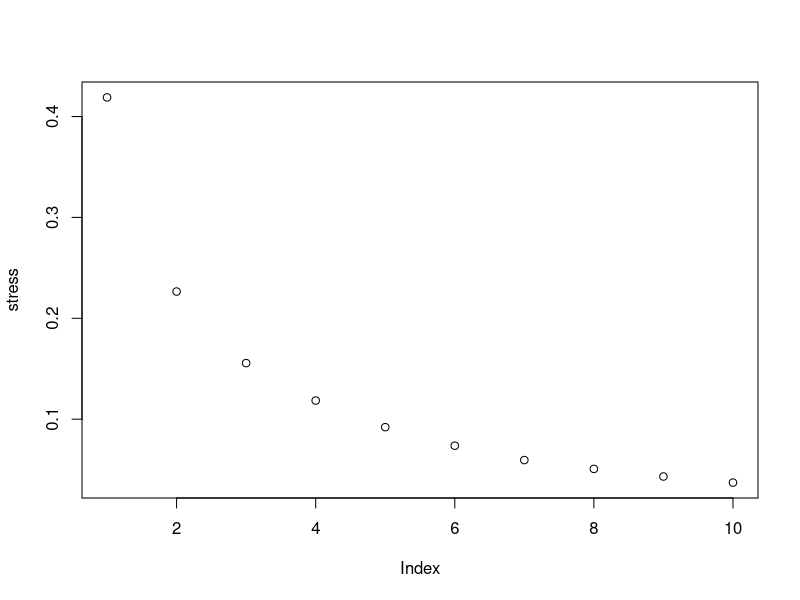
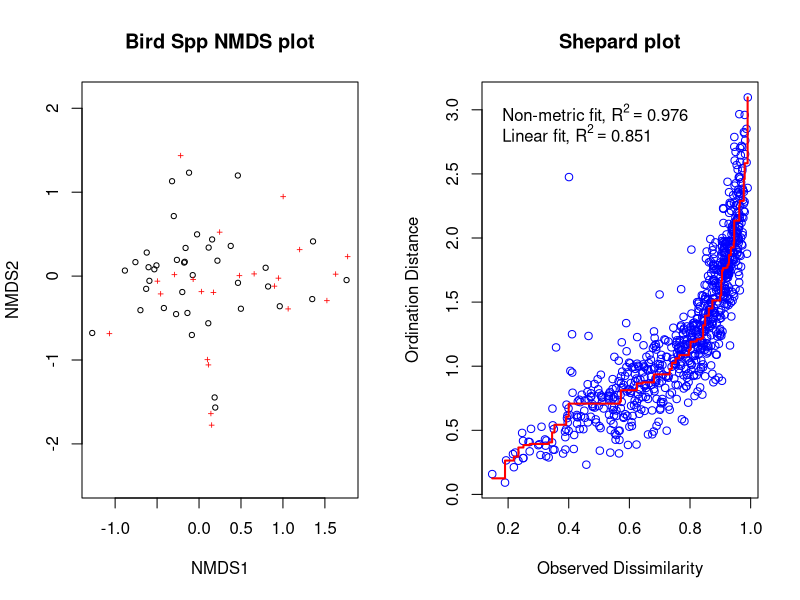
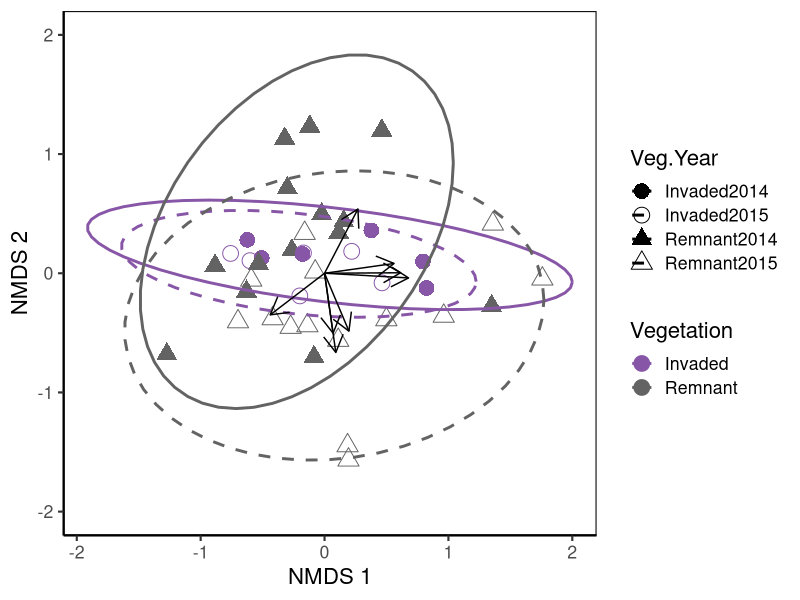
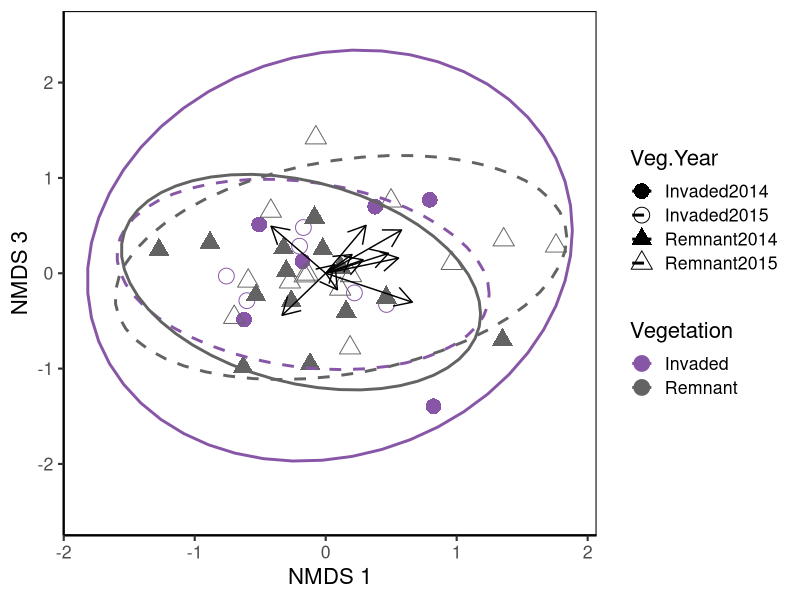
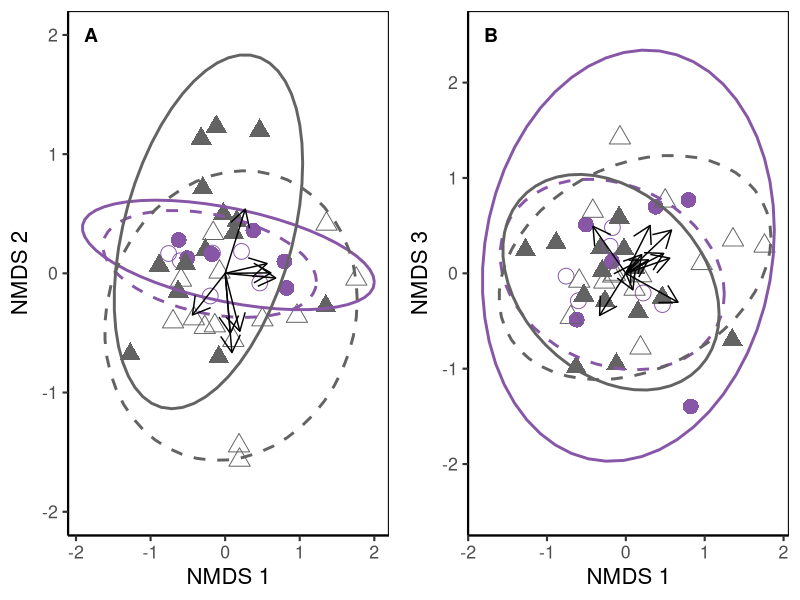
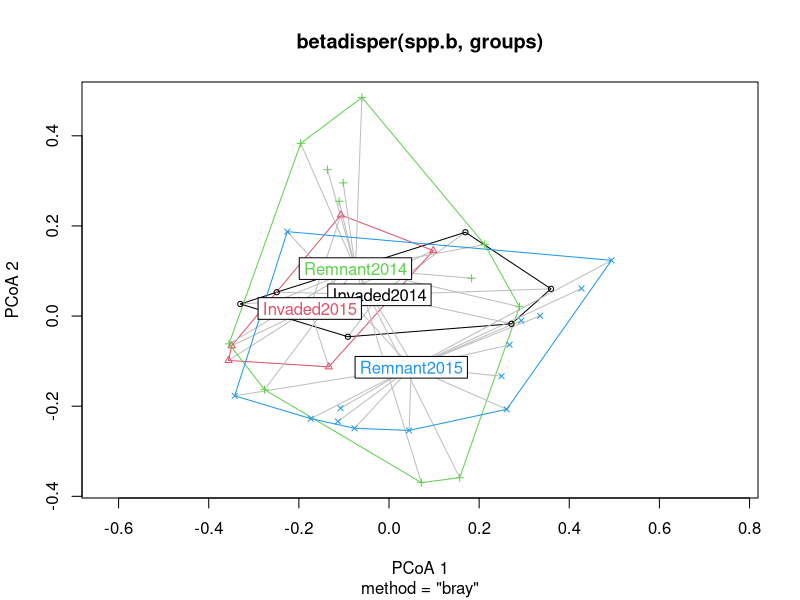
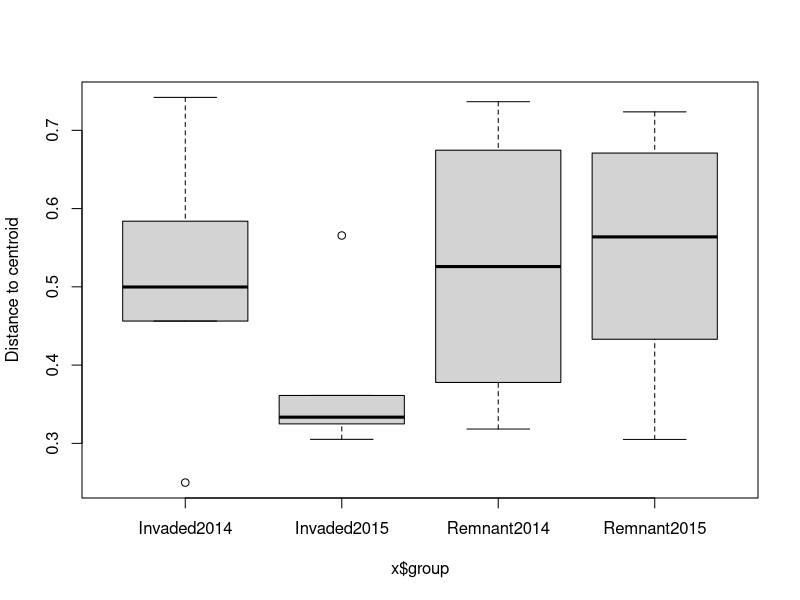
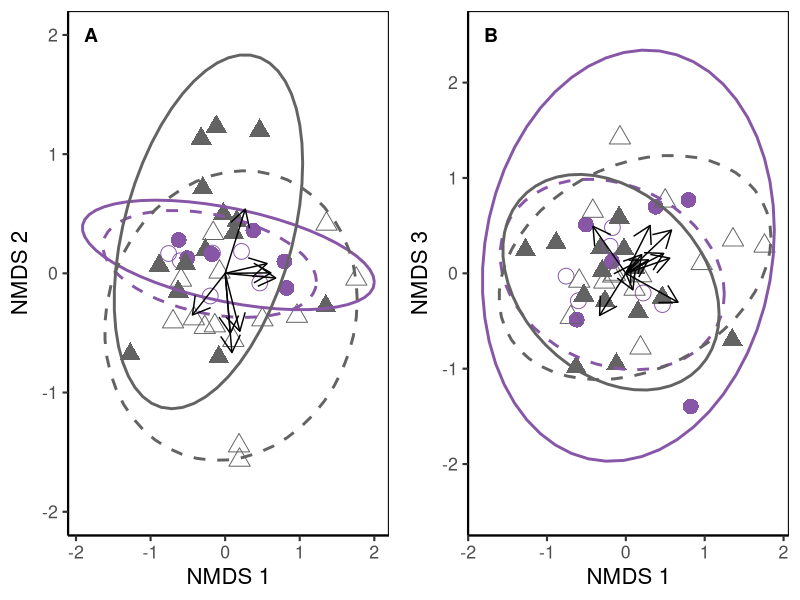

Reproduce these figures in R, in order.
library(vegan)
library(tidyverse)
library(ggpubr)

species <- read.csv("Data/Species matrix_column relativized_remnant.csv") # put them in the same order
species <- species[order(species$Site),]

dim(species)

(spp <- species[ , 9:31])
(sp.env <- species[, 1:8])

sp.env$Year <- as.factor(sp.env$Year)

str(sp.env)


#### NMDS Ordination ####


k_vec <- 1:10 #dim 1 - 10

stress <- numeric(length(k_vec)) # stress of each model put here
dune_dij <- metaMDSdist(spp, trace = FALSE)
set.seed(10)
for(i in seq_along(k_vec)) {
  sol <- metaMDSiter(dune_dij, k = i,
                     trace = FALSE)
  stress[i] <- sol$stress
}

plot(stress) # 3 axes looks best

### NMDS ordination ####

set.seed(126) 

spp.nms <- metaMDS(spp, distance = "bray",
                   autotransform = FALSE,
                   k = 3, trymax = 1000) 

spp.nms

#global Multidimensional Scaling using monoMDS

#Data:     spp 
#Distance: bray 

#Dimensions: 3 
#Stress:     0.1555859 
#Stress type 1, weak ties
#Two convergent solutions found after 20 tries
#Scaling: centring, PC rotation, halfchange scaling 
#Species: expanded scores based on ‘spp’

spp.nms$iters # 192
spp.nms$ities
spp.nms$stress

# quick look at the NMDS and the Shepard plot (for fit)

layout(matrix(1:2, ncol = 2))
plot(spp.nms, main = "Bird Spp NMDS plot"); stressplot(spp.nms, main = "Shepard plot")
layout(1)

# non-metric fit, r2 = 0.976
# linear fit, r2 = 0.851

# Goodness of fit

(g <- goodness(spp.nms)) # smaller the number the better the fit
sum(g^2)
spp.nms$stress^2 # 0.0242


# Extract the scores

bird.scores <- as.data.frame(scores(spp.nms, display = "sites"))

bird.scores$Sites <- sp.env$Site
bird.scores$Year <- as.factor(sp.env$Year)
bird.scores$Vegetation <- sp.env$Vegetation
bird.scores$Veg.Year <- sp.env$Veg.Year


colnames(bird.scores)
str(bird.scores)

## Vectors

set.seed(126)


### vectors correlated with axis 1 & 2
vector.12 <- envfit(spp.nms, spp, 
             choices = 1:2,
             permutation = 999)

vector.12
vector12.df <- data.frame((vector.12$vectors)$arrows, (vector.12$vectors)$r, (vector.12$vectors)$pvals)


vector.12$vectors$r[vector.12$vectors$r > 0.25] # r2 over 0.25

corr.sp.12 <- spp %>% select(MAWR, VIRA, RWBL, YWAR, SOSP, TRES, EAKI, PUMA)

corrtaxa.12 <- envfit(spp.nms$points, corr.sp.12,
                   permutations = 999, choices = c(1,2))


corrtaxa.12

# make a new data frame for the figure
corr.spp.12 <- as.data.frame(corrtaxa.12$vectors$arrows*sqrt(corrtaxa.12$vectors$r)) #scaling vectors so they correspond with r2
corr.spp.12$species <- rownames(corr.spp.12)



## Axis 1 and 3 vectors

vector.13 <- envfit(spp.nms, spp, 
                    choices = 1:3,
                    permutation = 999)

vector.13
vector13.df <- data.frame((vector.13$vectors)$arrows, (vector.13$vectors)$r, (vector.13$vectors)$pvals)



vector.13$vectors$r[vector.13$vectors$r > 0.25] # r2 over 0.25

corr.sp.13 <- species %>% select(MAWR, SORA, SWSP, VIRA, RWBL, YWAR, SOSP, TRES, BARS, EAKI, PUMA)

corrtaxa.13 <- envfit(spp.nms$points, corr.sp.13,
                      permutations = 999, choices = c(1,3))


corrtaxa.13

# make a new data frame for the figure
corr.spp.13 <- as.data.frame(corrtaxa.13$vectors$arrows*sqrt(corrtaxa.13$vectors$r)) #scaling vectors so they correspond with r2
corr.spp.13$species <- rownames(corr.spp.13)

#### Figures #######

bird.scores # scores
corr.spp.12 #vectors 1, 2
corr.spp.13 # vectors axis 1, 3
colnames(bird.scores)

## Axis 1, 2 

birdspp.12 <- ggplot(data = bird.scores,
                    aes(x = NMDS1, y = NMDS2)) +
  geom_point(data = bird.scores, aes(x = NMDS1, y = NMDS2, colour = Vegetation, shape = Veg.Year), size = 5) + # sites as points
  stat_ellipse(data = bird.scores, aes(x = NMDS1,y = NMDS2,linetype = Veg.Year, colour = Vegetation), size = 1) + # a 95% CI ellipses
  geom_segment(data = corr.spp.12, aes(x = 0, xend = MDS1, y = 0, yend = MDS2), # adding in the vectors, c
               arrow = arrow(length = unit(0.5, "cm")), colour = "black") + # can add in geom_label or geom_text for labels
  theme_classic(base_size = 16) + # no background
  scale_color_manual(values = c("#8856a7", "#636363")) + # adding colours
  theme(panel.border = element_rect(fill = NA)) + # full square around figure
  xlab("NMDS 1") +
  ylab("NMDS 2") + 
  ylim(-2, 2) +
  #geom_label(data = corr.spp.12, aes(x = MDS1,y = MDS2,label = species),size=4) +
  scale_shape_manual(values = c(16, 1, 17, 2)) +
  scale_linetype_manual(values = c(1, 2, 1, 2))

birdspp.12


## NMDS Axis 1, 3
# same as above
colnames(bird.scores)
str(bird.scores)

birdspp.13 <- ggplot(data = bird.scores,
                     aes(x = NMDS1, y = NMDS3)) +
  geom_point(data = bird.scores, aes(x = NMDS1, y = NMDS3, colour = Vegetation, shape = Veg.Year), size = 5) + # sites as points
  stat_ellipse(data = bird.scores, aes(x = NMDS1,y = NMDS3,linetype = Veg.Year, colour = Vegetation), size = 1) + # a 95% CI ellipses
  geom_segment(data = corr.spp.13, aes(x = 0, xend = MDS1, y = 0, yend = MDS3), # adding in the vectors, c
               arrow = arrow(length = unit(0.5, "cm")), colour = "black") + # can add in geom_label or geom_text for labels
  theme_classic(base_size = 16) + # no background
  scale_color_manual(values = c("#8856a7", "#636363")) + # adding colours
  theme(panel.border = element_rect(fill = NA)) + # full square around figure
  xlab("NMDS 1") +
  ylab("NMDS 3") + 
  ylim(-2.5, 2.5) +
  #geom_label(data = corr.spp.13, aes(x = MDS1,y = MDS3,label = species),size=5) +
  scale_shape_manual(values = c(16, 1, 17, 2)) +
  scale_linetype_manual(values = c(1, 2, 1, 2))
  

birdspp.13


## this is from ggpubr
# arranging the two figures
NMDS.spp <- ggarrange(birdspp.12, birdspp.13, # put the plot items in
                      nrow = 1, # I want them on top of each other
                      common.legend = TRUE, # they have the same legend
                      legend = "none",
                      labels = "AUTO",
                      hjust = -6,
                      vjust = 3)

NMDS.spp

ggsave("Figures/NMDS_spps.jpeg", NMDS.spp,
       width = 9.69, height = 6.18, dpi = 150, units = "in") # save that figure to my folder

ggsave("Figures/NMDS_spps.TIFF", NMDS.spp,
       width = 9.69, height = 6.18, dpi = 150, units = "in") # save that figure to my folder




## beta disper

spp.b <- vegdist(spp, method = "bray")
groups <- sp.env$Veg.Year

(beta.spp <- betadisper(spp.b, groups))

#Homogeneity of multivariate dispersions

#Call: betadisper(d = spp.b, group = groups)

#No. of Positive Eigenvalues: 24
#No. of Negative Eigenvalues: 15

#Average distance to median:
#  Invaded2014  Invaded2015  Remnant2014  Remnant2015 
#  0.5053       0.3706       0.5283       0.5415 



anova(betadisper(spp.b, groups))

#Analysis of Variance Table

#Response: Distances
#           Df  Sum Sq  Mean Sq F value Pr(>F)
#Groups     3 0.13463 0.044876  2.1121 0.1158
#Residuals 36 0.76491 0.021248 


plot(betadisper(spp.b, groups))
boxplot(betadisper(spp.b, groups))

(permutest(beta.spp, permutations = 999, pairwise = TRUE))


#Permutation test for homogeneity of multivariate
#dispersions
#Permutation: free
#Number of permutations: 999

#Response: Distances
#         Df  Sum Sq  Mean Sq      F N.Perm Pr(>F)
#Groups     3 0.13463 0.044876 2.1121    999  0.111
#Residuals 36 0.76491 0.021248                     

#Pairwise comparisons:
#  (Observed p-value below diagonal, permuted p-value above diagonal)

#              Invaded2014 Invaded2015 Remnant2014 Remnant2015
#Invaded2014        -      0.119000    0.770000       0.593
#Invaded2015    0.111020      -        0.040000       0.015
#Remnant2014    0.769852    0.037399     -            0.799
#Remnant2015    0.620946    0.015511    0.818100        -    



## write data
write.csv(bird.scores, "Data/NMDS_scores_birdspecies.csv")
write.csv(vector12.df, "Data/NMDS_species_vectors_12.csv")
write.csv(vector13.df, "Data/NMDS_species_vectors_13.csv")
